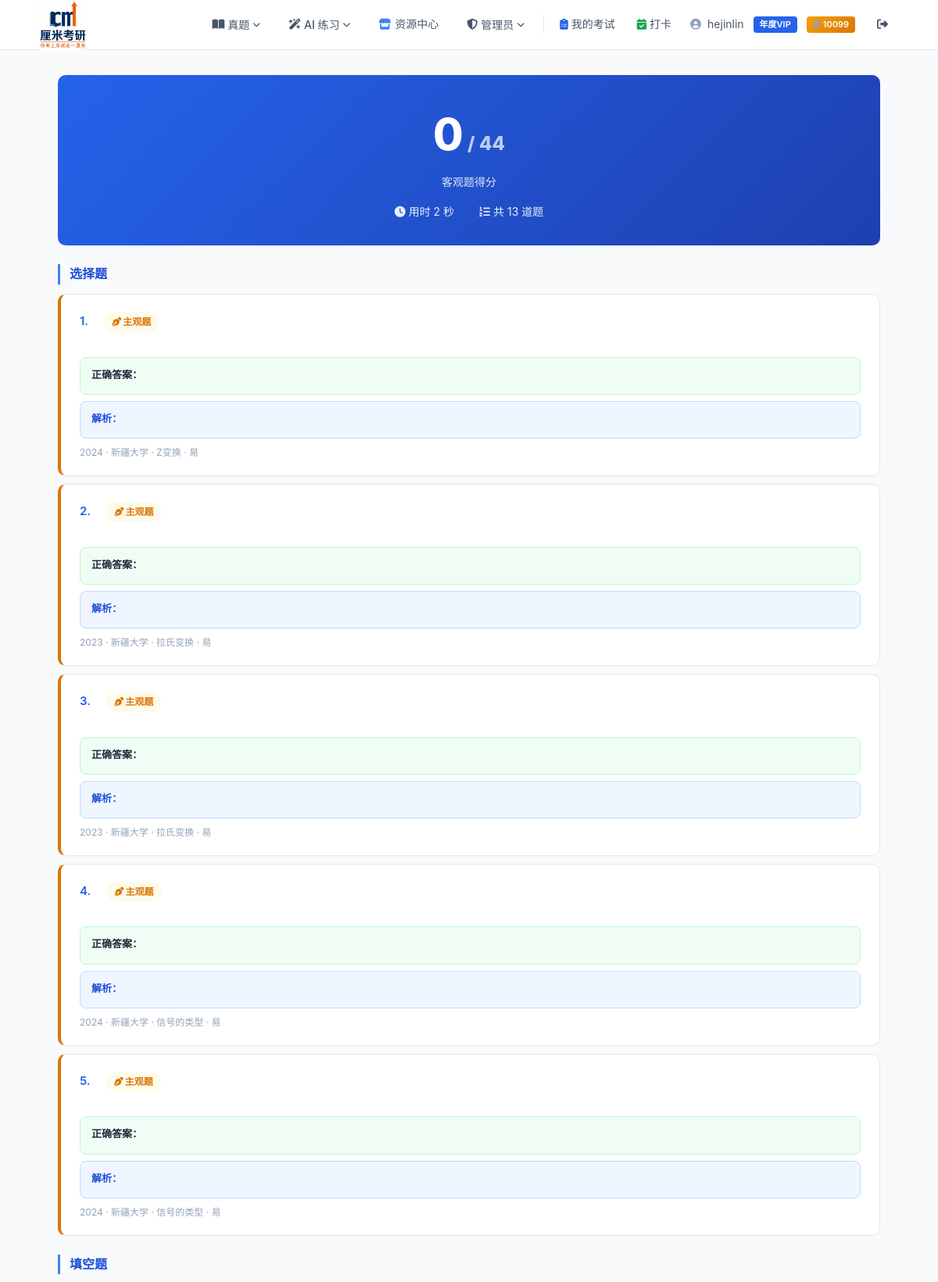
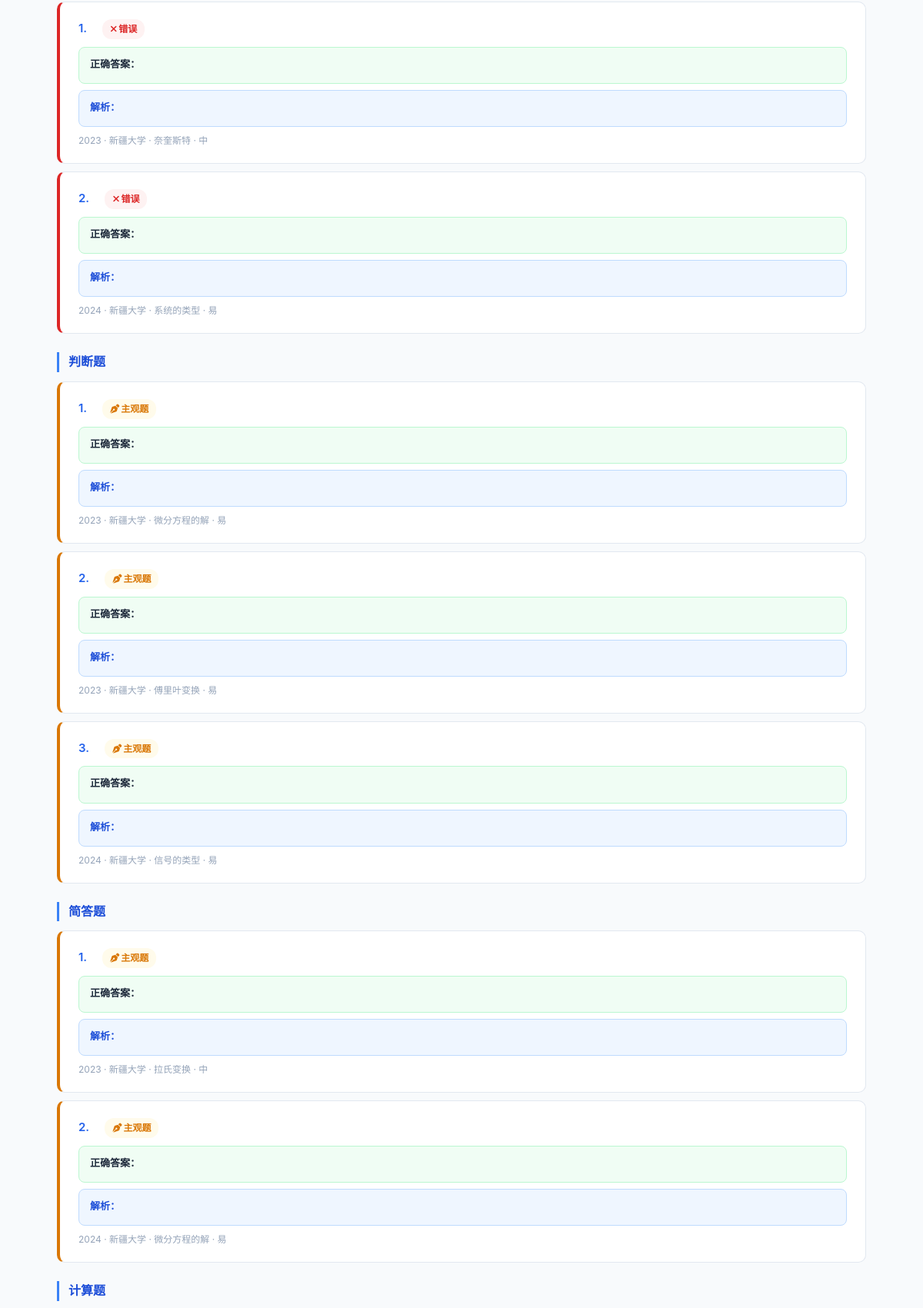
Screenshot of /ai-test/practice/1/result/ (signed in, upper part) with the database file from the repository (2 pictures, top to bottom).
### user/models.py (models this page shows, shortened)
class User(AbstractUser):
    VIP_CHOICES = [
        (0, "普通用户"),
        (1, "月度VIP"),
        (2, "季度VIP"),
        (3, "年度VIP"),
    ]
    vip_level = models.IntegerField(choices=VIP_CHOICES, default=0, verbose_name="VIP等级")
    vip_start_date = models.DateTimeField(null=True, blank=True, verbose_name="VIP开通时间")
    vip_expire_date = models.DateTimeField(null=True, blank=True, verbose_name="VIP过期时间")
    email_verified = models.BooleanField(default=False, verbose_name="邮箱已验证")
    email_token = models.UUIDField(null=True, blank=True, verbose_name="验证令牌")
    coins = models.IntegerField(default=0, verbose_name="站内点数")
    class Meta:
        verbose_name = "用户"
        verbose_name_plural = "用户"
    def is_vip(self):
        if self.vip_level == 0:
            return False
        if self.vip_expire_date is None:
            return False
        from django.utils import timezone
        return self.vip_expire_date > timezone.now()

### ai_test/models.py (models this page shows, shortened)
class AIPracticeExam(models.Model):
    STATUS_CHOICES = [
        ("preview", "预览中"),
        ("taking", "作答中"),
        ("submitted", "已提交"),
    ]
    user = models.ForeignKey(settings.AUTH_USER_MODEL, on_delete=models.CASCADE, verbose_name="用户")
    created_at = models.DateTimeField(auto_now_add=True, verbose_name="创建时间")
    status = models.CharField(max_length=10, choices=STATUS_CHOICES, default="preview", verbose_name="状态")
    duration_seconds = models.IntegerField(default=0, verbose_name="作答时长(秒)")
    score = models.IntegerField(default=0, verbose_name="客观题得分")
    total_objective_score = models.IntegerField(default=0, verbose_name="客观题总分")
    choice_count = models.IntegerField(default=0, verbose_name="选择题数量")
    fill_count = models.IntegerField(default=0, verbose_name="填空题数量")
    judge_count = models.IntegerField(default=0, verbose_name="判断题数量")
    short_count = models.IntegerField(default=0, verbose_name="简答题数量")
    calc_count = models.IntegerField(default=0, verbose_name="计算题数量")
    draw_count = models.IntegerField(default=0, verbose_name="画图题数量")
    class Meta:
        verbose_name = "AI题库练习卷"
        verbose_name_plural = "AI题库练习卷"
        ordering = ["-created_at"]

class AIPracticeExamQuestion(models.Model):
    exam = models.ForeignKey(AIPracticeExam, on_delete=models.CASCADE, related_name="questions", verbose_name="AI练习卷")
    question = models.ForeignKey(AIGeneratedQuestion, on_delete=models.CASCADE, verbose_name="AI题目")
    order = models.IntegerField(verbose_name="题目顺序")
    user_answer = models.TextField(null=True, blank=True, verbose_name="用户答案")
    is_correct = models.BooleanField(null=True, blank=True, verbose_name="是否正确")
    score = models.IntegerField(default=0, verbose_name="得分")
    class Meta:
        verbose_name = "AI练习卷题目明细"
        verbose_name_plural = "AI练习卷题目明细"
        ordering = ["order"]
        unique_together = ("exam", "question")

class AIGeneratedQuestion(models.Model):
    DIFFICULTY_CHOICES = [
        ("易", "易"),
        ("中", "中"),
        ("难", "难"),
    ]
    original_question = models.ForeignKey(
        "kaoyan_app.Question",
        on_delete=models.SET_NULL,
        null=True,
        blank=True,
        verbose_name="溯源真题"
    )
    year = models.IntegerField(verbose_name="参考年份")
    school = models.ForeignKey("kaoyan_app.School", on_delete=models.CASCADE, verbose_name="参考学校")
    question_type = models.ForeignKey("kaoyan_app.QuestionType", on_delete=models.CASCADE, verbose_name="题型")
    difficulty = models.CharField(max_length=2, choices=DIFFICULTY_CHOICES, verbose_name="难度")
    knowledge_point = models.CharField(max_length=200, verbose_name="知识点")
    content = models.TextField(verbose_name="AI改写题干", help_text="支持 Markdown + LaTeX 公式")
    options = models.JSONField(
        null=True, blank=True, verbose_name="选项",
        help_text='选择题必填，JSON 对象格式，如 {"A": "内容", "B": "内容"}'
    )
    correct_answer = models.TextField(null=True, blank=True, verbose_name="正确答案", help_text="选择题填A/B/C/D，判断题填对/错，填空题填标准答案，主观题留空")
    explanation = models.TextField(null=True, blank=True, verbose_name="简要解析", help_text="AI 生成的解题思路与简要解析")
    created_at = models.DateTimeField(auto_now_add=True, verbose_name="生成时间")
    class Meta:
        verbose_name = "AI练习题"
        verbose_name_plural = "AI练习题"
        ordering = ["-created_at"]

### kaoyan_app/models.py (models this page shows, shortened)
class QuestionType(models.Model):
    name = models.CharField(max_length=50, unique=True, verbose_name="题型名称")
    class Meta:
        verbose_name = "题型"
        verbose_name_plural = "题型"
        ordering = ["id"]

class School(models.Model):
    name = models.CharField(max_length=100, unique=True, verbose_name="学校名称")
    class Meta:
        verbose_name = "学校"
        verbose_name_plural = "学校"
        ordering = ["name"]

### kaoyan_project/vip_utils.py (the view)
    @login_required
    def wrapper(request, *args, **kwargs):
        if not request.user.is_vip():
            return redirect(
                reverse("user:vip") + "?from=" + view_func.__name__
            )
        return view_func(request, *args, **kwargs)

### ai_test/templates/ai_test/ai_practice_result.html (shortened to what this page needs)
{% extends "user/base.html" %}
{% block extra_style %}
<link rel="stylesheet" href="https://cdn.jsdelivr.net/npm/katex@0.16.9/dist/katex.min.css">
{% endblock %}
{% block content %}
<div class="score-card">
    <div class="score-big">{{ exam.score }}<span style="font-size:24px;opacity:0.7;"> / {{ exam.total_objective_score }}</span></div>
    <div class="score-label">客观题得分</div>
    <div class="score-detail">
        <span><i class="fa-solid fa-clock" style="margin-right:4px;"></i>用时 {{ exam.duration_seconds|add:0 }} 秒</span>
        <span><i class="fa-solid fa-list-ol" style="margin-right:4px;"></i>共 {{ exam_questions|length }} 道题</span>
    </div>
</div>
{% regroup exam_questions by question.question_type.name as sections %}
{% for section in sections %}
<div class="q-section">
    <div class="q-section-title">{{ section.grouper }}题</div>
    {% for eq in section.list %}
    {% if eq.is_correct == True %}
    <div class="card q-item correct">
    {% elif eq.is_correct == False %}
    <div class="card q-item wrong">
    {% else %}
    <div class="card q-item subjective">
    {% endif %}
        <div class="q-content">
            <span class="q-num">{{ forloop.counter }}.</span>
            {% if eq.is_correct == True %}
            <span class="result-tag tag-correct"><i class="fa-solid fa-check" style="margin-right:2px;"></i>正确</span>
            {% elif eq.is_correct == False %}
            <span class="result-tag tag-wrong"><i class="fa-solid fa-xmark" style="margin-right:2px;"></i>错误</span>
            {% else %}
            <span class="result-tag tag-subjective"><i class="fa-solid fa-pen-nib" style="margin-right:2px;"></i>主观题</span>
            {% endif %}
        </div>
        {% if eq.question.options and section.grouper == "选择" %}
        <div style="margin:6px 0 0 24px;">
            {% for key, val in eq.question.options.items %}
            <div style="padding:2px 0;color:var(--gray-600);font-size:14px;" data-raw="{{ key }}. {{ val|escape }}"></div>
            {% endfor %}
        </div>
        {% endif %}
        {% if eq.question.correct_answer %}
        <div class="answer-box answer-correct">
            <div class="answer-label">正确答案：</div>
        </div>
        {% endif %}
        {% if eq.question.explanation %}
        <div class="answer-analysis">
            <div class="answer-label" style="color:var(--blue-700);">解析：</div>
        </div>
        {% endif %}
        <div class="q-meta">{{ eq.question.year }} · {{ eq.question.school.name }} · {{ eq.question.knowledge_point }} · {{ eq.question.difficulty }}</div>
    </div>
    {% endfor %}
</div>
{% endfor %}
{% endblock %}

### user/templates/user/base.html (shortened to what this page needs)
{% load static %}
<!DOCTYPE html>
<html lang="zh-CN">
<head>
    <link rel="stylesheet" href="https://cdnjs.cloudflare.com/ajax/libs/font-awesome/6.5.1/css/all.min.css">
    {% block extra_style %}{% endblock %}
</head>
<body>
    <nav class="navbar">
        <a href="{% url 'user:home' %}" class="logo">
            <img src="{% static 'images/CM.png' %}" alt="厘米考研" style="height:65px;width:auto;border-radius:4px;">
        </a>
        <div class="nav-links">
            <div class="nav-dropdown" onclick="this.classList.toggle('open')">
                <button class="nav-dropdown-toggle">
                    <i class="fa-solid fa-book-open"></i> 真题 <i class="fa-solid fa-chevron-down caret"></i>
                </button>
            </div>
            <div class="nav-dropdown" onclick="this.classList.toggle('open')">
                <button class="nav-dropdown-toggle">
                    <i class="fa-solid fa-wand-magic-sparkles"></i> AI 练习 <i class="fa-solid fa-chevron-down caret"></i>
                </button>
            </div>
            <a href="{% url 'res_center:list' %}" style="color:var(--gray-600); text-decoration:none; font-size:14px; font-weight:500; padding:8px 16px; border-radius:var(--radius); transition:all 0.2s; display:inline-flex; align-items:center; gap:5px;">
                <i class="fa-solid fa-store" style="color:var(--blue-500);"></i> 资源中心
            </a>
            {% if user.is_authenticated and user.is_staff %}
            <div class="nav-dropdown" onclick="this.classList.toggle('open')">
                <button class="nav-dropdown-toggle">
                    <i class="fa-solid fa-shield-halved"></i> 管理员 <i class="fa-solid fa-chevron-down caret"></i>
                </button>
            </div>
            {% endif %}
            {% if user.is_authenticated %}
                <a href="{% url 'user:my_exams' %}" style="color:var(--gray-600); text-decoration:none; font-size:14px; font-weight:500; padding:8px 12px; border-radius:var(--radius); transition:all 0.2s; display:inline-flex; align-items:center; gap:4px;">
                    <i class="fa-solid fa-clipboard-list" style="color:var(--blue-600);"></i> 我的考试
                </a>
                <a href="{% url 'user:checkin_calendar' %}" style="color:var(--gray-600); text-decoration:none; font-size:14px; font-weight:500; padding:8px 12px; border-radius:var(--radius); transition:all 0.2s; display:inline-flex; align-items:center; gap:4px;">
                    <i class="fa-solid fa-calendar-check" style="color:#16a34a;"></i> 打卡
                </a>
                <div class="nav-user">
                    <i class="fa-solid fa-circle-user"></i>
                    {{ user.username }}
                    {% if is_vip %}<span class="vip-tag">{{ vip_label }}</span>{% endif %}
                    <span class="coin-tag" style="background:linear-gradient(135deg,#f59e0b,#d97706);color:#fff;font-size:11px;font-weight:600;padding:2px 8px;border-radius:4px;margin-left:4px;display:inline-flex;align-items:center;gap:3px;">
                        <i class="fa-solid fa-coins" style="font-size:10px;"></i> {{ user_coins }}
                    </span>
                </div>
                <a href="{% url 'user:logout' %}" class="btn-ghost"><i class="fa-solid fa-right-from-bracket"></i></a>
            {% else %}
                <a href="{% url 'user:login' %}" class="btn btn-outline">登录</a>
                <a href="{% url 'user:register' %}" class="btn btn-primary">注册</a>
            {% endif %}
        </div>
    </nav>
    <div class="main-content">
        {% block content %}{% endblock %}
    </div>
</body>
</html>

### rows the page displays
User: username "hejinlin"
AIPracticeExam: score "0", total_objective_score "44", duration_seconds|add "2"
QuestionType: grouper "选择"
AIPracticeExamQuestion: shows "主观题", question.year "2024", question.school.name "新疆大学", question.knowledge_point "Z变换", question.difficulty "易"
AIPracticeExamQuestion: shows "主观题", question.year "2023", question.school.name "新疆大学", question.knowledge_point "拉氏变换", question.difficulty "易"
AIPracticeExamQuestion: shows "主观题", question.year "2023", question.school.name "新疆大学", question.knowledge_point "拉氏变换", question.difficulty "易"
AIPracticeExamQuestion: shows "主观题", question.year "2024", question.school.name "新疆大学", question.knowledge_point "信号的类型", question.difficulty "易"
AIPracticeExamQuestion: shows "主观题", question.year "2024", question.school.name "新疆大学", question.knowledge_point "信号的类型", question.difficulty "易"
QuestionType: grouper "填空"
AIPracticeExamQuestion: is_correct False (drawn), question.year "2023", question.school.name "新疆大学", question.knowledge_point "奈奎斯特", question.difficulty "中"
AIPracticeExamQuestion: is_correct False (drawn), question.year "2024", question.school.name "新疆大学", question.knowledge_point "系统的类型", question.difficulty "易"
QuestionType: grouper "判断"
AIPracticeExamQuestion: shows "主观题", question.year "2023", question.school.name "新疆大学", question.knowledge_point "微分方程的解", question.difficulty "易"
AIPracticeExamQuestion: shows "主观题", question.year "2023", question.school.name "新疆大学", question.knowledge_point "傅里叶变换", question.difficulty "易"
AIPracticeExamQuestion: shows "主观题", question.year "2024", question.school.name "新疆大学", question.knowledge_point "信号的类型", question.difficulty "易"
QuestionType: grouper "简答"
AIPracticeExamQuestion: shows "主观题", question.year "2023", question.school.name "新疆大学", question.knowledge_point "拉氏变换", question.difficulty "中"
AIPracticeExamQuestion: shows "主观题", question.year "2024", question.school.name "新疆大学", question.knowledge_point "微分方程的解", question.difficulty "易"
QuestionType: grouper "计算"

### other values shown
{{ vip_label }} "年度VIP"
{{ user_coins }} "10099"
{{ exam_questions|length }} "13"
